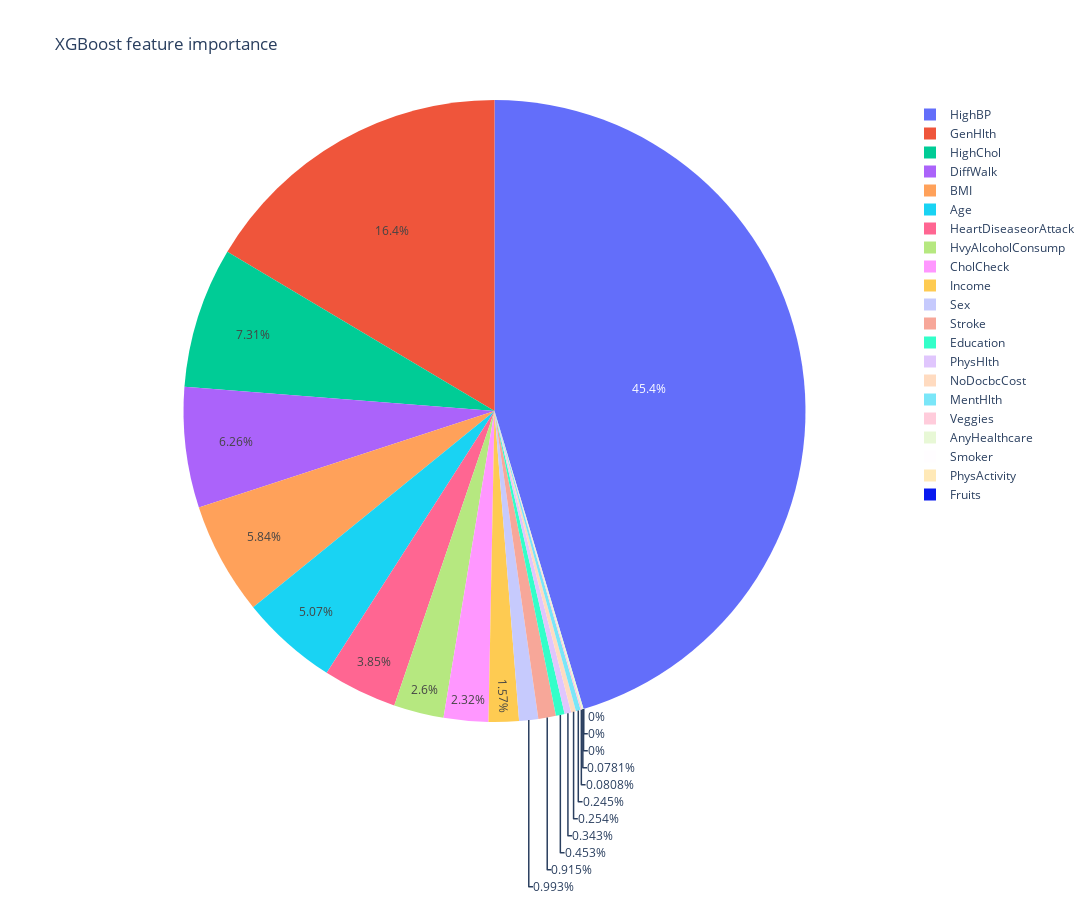

The cell this chart's notebook holds for it:
### Code cell
xgbFIpie = px.pie(xgbFI,values=xgbFI.Importance,names=xgbFI.Feature,width=1450,height=900,title='XGBoost feature importance')
xgbFIpie.show()

### Figure 1 — Plotly figure (JSON) as saved in the notebook; plotly's stock layout.template omitted (floating-point values rounded to 4 significant figures)
{"data": [{"domain": {"x": [0, 1], "y": [0, 1]}, "hovertemplate": "Feature=%{label}<br>Importance=%{value}<extra></extra>", "labels": ["HighBP", "HighChol", "CholCheck", "BMI", "Smoker", "Stroke", "HeartDiseaseorAttack", "PhysActivity", "Fruits", "Veggies", "HvyAlcoholConsump", "AnyHealthcare", "NoDocbcCost", "GenHlth", "MentHlth", "PhysHlth", "DiffWalk", "Sex", "Age", "Education", "Income"], "legendgroup": "", "name": "", "showlegend": true, "type": "pie", "values": [0.4538, 0.07312, 0.02316, 0.05838, 0, 0.009145, 0.03847, 0, 0, 0.0008077, 0.02601, 0.000781, 0.002542, 0.1645, 0.00245, 0.003431, 0.06263, 0.009928, 0.05067, 0.004531, 0.01568]}], "layout": {"height": 900, "legend": {"tracegroupgap": 0}, "title": {"text": "XGBoost feature importance"}, "width": 1450}}
